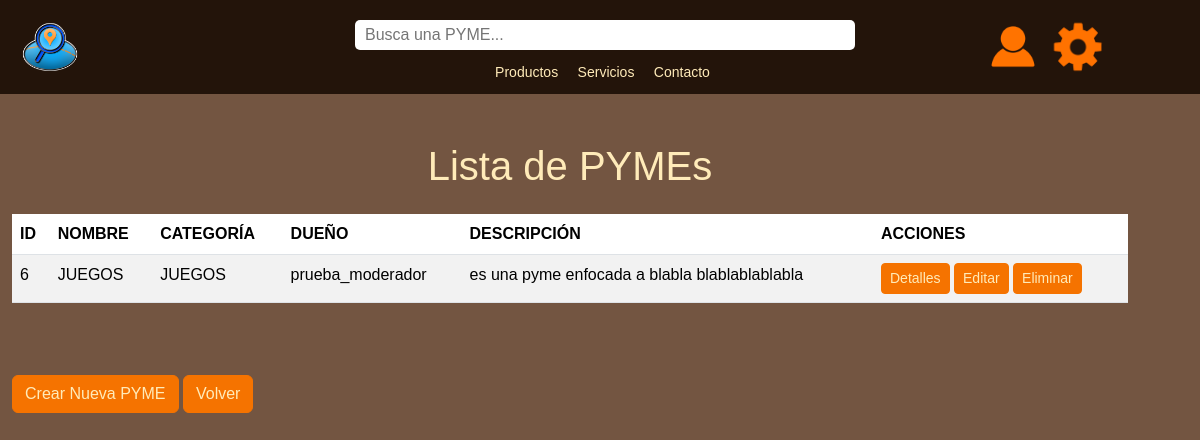
Before: /pymes/ with the older database file.
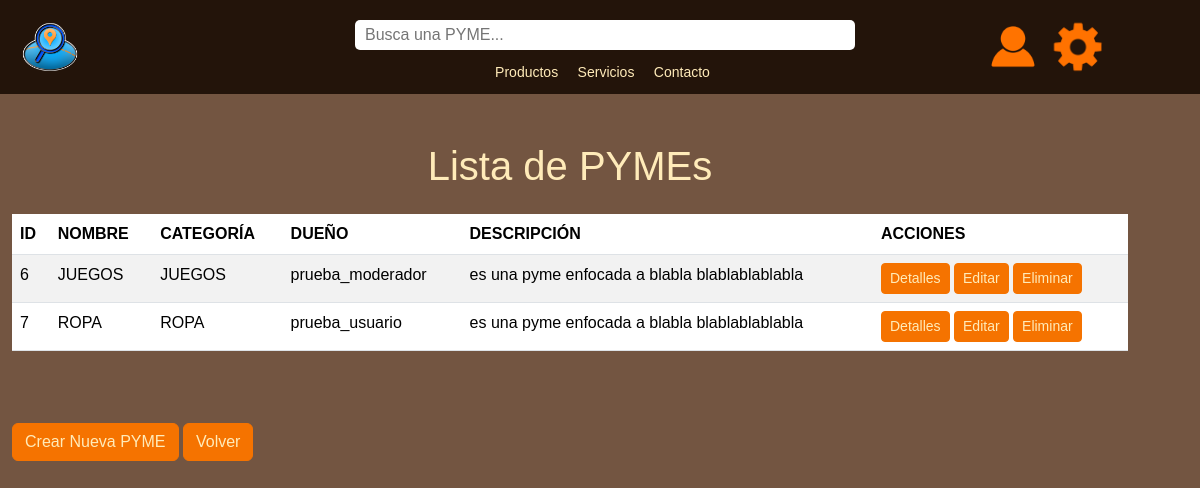
After: the same page with the newer database file.
### main/models.py (models this page shows, shortened)
class PYME(models.Model):
    id_PYME = models.AutoField(primary_key=True)  # autoincrementable
    nombre = models.CharField(max_length=20)  # obligatoria
    direccion = models.CharField(max_length=50, blank=True, null=True)
    categoria = models.ForeignKey('CATEGORIA', on_delete=models.SET_NULL, null=True)  # Clave foránea a CATEGORIA
    descripcion = models.CharField(max_length=500)  # obligatoria
    estado = models.BooleanField(default=True)
    user = models.ForeignKey(User, on_delete=models.CASCADE)  # clave foránea conectada con User
    imagen = models.ImageField(upload_to='pymes/', blank=True, null=True)  # Campo para la imagen

class CATEGORIA(models.Model):
    id_categoria = models.AutoField(primary_key=True)
    nombre = models.CharField(max_length=20)

### main/views.py (the view)
# urls.py: path('pymes/', views.pyme_list, name='pyme_list'),
def pyme_list(request):
    pymes = PYME.objects.all()
    return render(request, 'main/crud_pyme/pyme_list.html', {'pymes': pymes})

### main/templates/main/crud_pyme/pyme_list.html (shortened to what this page needs)
{% extends "main/base.html" %}
{% block content %}
<div class="container mt-5">
    <h1 class="text-center mb-4">Lista de PYMEs</h1>
    <table class="table table-striped">
        <thead>
            <tr>
                <th scope="col">ID</th>
                <th scope="col">NOMBRE</th>
                <th scope="col">CATEGORÍA</th>
                <th scope="col">DUEÑO</th>
                <th scope="col">DESCRIPCIÓN</th>
                <th scope="col">ACCIONES</th>
            </tr>
        </thead>
        <tbody>
            {% for pyme in pymes %}
            <tr>
                <td>{{ pyme.id_PYME }}</td>
                <td>{{ pyme.nombre }}</td>
                <td>{{ pyme.categoria.nombre }}</td>
                <td>{{ pyme.user.username }}</td>
                <td>{{ pyme.descripcion|truncatewords:10 }}</td>
                <td>
                    <a href="{% url 'pyme_detail' pyme.id_PYME %}" class="btn btn-info btn-sm" title="Ver detalles">
                         Detalles
                    </a>
                    <a href="{% url 'pyme_update' pyme.id_PYME %}" class="btn btn-warning btn-sm" title="Editar">
                         Editar
                    </a>
                    <form method="post" action="{% url 'pyme_delete' pyme.id_PYME %}" style="display:inline;">
                        <button type="submit" class="btn btn-danger btn-sm" title="Eliminar">
                             Eliminar
                        </button>
                    </form>
                </td>
            </tr>
            {% endfor %}
        </tbody>
    </table>
    <a href="{% url 'pyme_create' %}" class="btn btn-primary" style="margin-top: 5%;">Crear Nueva PYME</a>
    <a href="{% url 'vistaAdmin' %}" class="btn btn-primary" style="margin-top: 5%;">Volver</a>
</div>
{% endblock %}

### main/templates/main/base.html (shortened to what this page needs)
{% load static %}
<!DOCTYPE html>
<html lang="es">
<head>
    <link href="https://cdn.jsdelivr.net/npm/bootstrap@5.3.3/dist/css/bootstrap.min.css"
          rel="stylesheet">
    <link rel="stylesheet" href="{% static 'main/css/style.css' %}">
</head>
<body>
    <header class="navbar">
        <div class="logo-left col-2">
            <a href="{% url 'index' %}">
                <img class="logo" src="{% static 'main/img/icons/logo.png' %}" alt="Logo BuscaPYMES">
            </a>
        </div>
        <div class="search-container col-8">
            <input type="text" class="search-bar" placeholder="Busca una PYME...">
            <div class="category-buttons">
                <a href="{% url 'productos' %}">Productos</a>
                <a href="{% url 'servicios' %}">Servicios</a>
                <a href="#">Contacto</a>
            </div>
        </div>
        <div class="logo-right col-2">
            <img src="{% static 'main/img/icons/perfil.png' %}" alt="perfil" class="clickable-icon" onclick="profileOptions()">
            <img src="{% static 'main/img/icons/config.png' %}" alt="settings" class="clickable-icon" onclick="configOptions()">
        </div>
    </header>
    {% block content %}
    {% endblock %}
</body>
</html>

### main/static/main/css/style.css (style rules this page uses)
* { margin: 0; padding: 0; box-sizing: border-box; }
:root { --nav-color:rgb(35, 20, 10); --bg-color:rgb(115, 85, 65); --text-a-color:rgb(255, 235, 185); --text-b-color: rgb(115, 85, 65); --button-color: rgb(245, 115, 0); --button-hover-color: rgb(255, 235, 185); }
body { font-family: Arial, sans-serif; background-color: var(--bg-color); color: var(--text-a-color); margin: 0; padding: 0; }
.btn { background-color: var(--button-color); color: rgb(255, 235, 185); border: 1px solid var(--button-color); }
.category-buttons { margin-left: 20px; margin-top:10px; display: inline-block; }
.category-buttons a { color: rgb(255, 235, 185);; margin-right: 15px; text-decoration: none; font-size: 14px; }
.clickable-icon { width: 60px; height: 60px; cursor: pointer; }
.container { position: relative; display: inline-block; }
.logo { height:60px; object-fit:contain; }
.logo-left { left: 0; flex-shrink:0; margin-left: 10px; margin-right: 10px; }
.logo-right { right: 0; flex-shrink:0; margin-left: 10px; margin-right: 10px; }
.navbar { display: flex; justify-content:space-between; background-color: var(--nav-color); padding: 10px 0; align-items: center; padding:10px; }
.search-bar { width: 100%; height: 30px; border-radius: 5px; border: none; margin-top:10px; margin-left: 10px; padding: 10px 10px; }
.search-container { display: flex; flex-direction: column; align-items: center; flex: 1; max-width: 500px; }

Changed rows visible on the page:
added PYME: id_PYME "7", nombre "ROPA", categoria.nombre "ROPA", user.username "prueba_usuario", descripcion "es una pyme enfocada a blabla blablablablabla"
